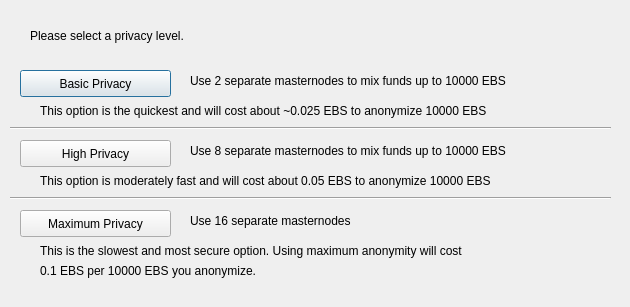
<?xml version="1.0" encoding="UTF-8"?>
<ui version="4.0">
 <class>ObfuscationConfig</class>
 <widget class="QDialog" name="ObfuscationConfig">
  <property name="geometry">
   <rect>
    <x>0</x>
    <y>0</y>
    <width>630</width>
    <height>307</height>
   </rect>
  </property>
  <property name="windowTitle">
   <string>Configure Obfuscation</string>
  </property>
  <widget class="QPushButton" name="buttonBasic">
   <property name="geometry">
    <rect>
     <x>20</x>
     <y>70</y>
     <width>151</width>
     <height>27</height>
    </rect>
   </property>
   <property name="text">
    <string>Basic Privacy</string>
   </property>
  </widget>
  <widget class="QPushButton" name="buttonHigh">
   <property name="geometry">
    <rect>
     <x>20</x>
     <y>140</y>
     <width>151</width>
     <height>27</height>
    </rect>
   </property>
   <property name="text">
    <string>High Privacy</string>
   </property>
  </widget>
  <widget class="QPushButton" name="buttonMax">
   <property name="geometry">
    <rect>
     <x>20</x>
     <y>210</y>
     <width>151</width>
     <height>27</height>
    </rect>
   </property>
   <property name="text">
    <string>Maximum Privacy</string>
   </property>
  </widget>
  <widget class="QLabel" name="label">
   <property name="geometry">
    <rect>
     <x>30</x>
     <y>20</y>
     <width>571</width>
     <height>31</height>
    </rect>
   </property>
   <property name="text">
    <string>Please select a privacy level.</string>
   </property>
  </widget>
  <widget class="QLabel" name="label_2">
   <property name="geometry">
    <rect>
     <x>190</x>
     <y>70</y>
     <width>421</width>
     <height>21</height>
    </rect>
   </property>
   <property name="text">
    <string>Use 2 separate masternodes to mix funds up to 10000 EBS</string>
   </property>
  </widget>
  <widget class="QLabel" name="label_3">
   <property name="geometry">
    <rect>
     <x>190</x>
     <y>140</y>
     <width>411</width>
     <height>21</height>
    </rect>
   </property>
   <property name="text">
    <string>Use 8 separate masternodes to mix funds up to 10000 EBS</string>
   </property>
  </widget>
  <widget class="QLabel" name="label_4">
   <property name="geometry">
    <rect>
     <x>190</x>
     <y>210</y>
     <width>421</width>
     <height>21</height>
    </rect>
   </property>
   <property name="text">
    <string>Use 16 separate masternodes</string>
   </property>
  </widget>
  <widget class="QLabel" name="label_6">
   <property name="geometry">
    <rect>
     <x>40</x>
     <y>100</y>
     <width>561</width>
     <height>21</height>
    </rect>
   </property>
   <property name="text">
    <string>This option is the quickest and will cost about ~0.025 EBS to anonymize 10000 EBS</string>
   </property>
  </widget>
  <widget class="QLabel" name="label_7">
   <property name="geometry">
    <rect>
     <x>40</x>
     <y>170</y>
     <width>561</width>
     <height>21</height>
    </rect>
   </property>
   <property name="text">
    <string>This option is moderately fast and will cost about 0.05 EBS to anonymize 10000 EBS</string>
   </property>
  </widget>
  <widget class="QLabel" name="label_8">
   <property name="geometry">
    <rect>
     <x>40</x>
     <y>240</y>
     <width>561</width>
     <height>21</height>
    </rect>
   </property>
   <property name="text">
    <string>This is the slowest and most secure option. Using maximum anonymity will cost</string>
   </property>
  </widget>
  <widget class="QLabel" name="label_9">
   <property name="geometry">
    <rect>
     <x>40</x>
     <y>260</y>
     <width>561</width>
     <height>21</height>
    </rect>
   </property>
   <property name="text">
    <string>0.1 EBS per 10000 EBS you anonymize.</string>
   </property>
  </widget>
  <widget class="Line" name="line">
   <property name="geometry">
    <rect>
     <x>10</x>
     <y>120</y>
     <width>601</width>
     <height>16</height>
    </rect>
   </property>
   <property name="orientation">
    <enum>Qt::Horizontal</enum>
   </property>
  </widget>
  <widget class="Line" name="line_2">
   <property name="geometry">
    <rect>
     <x>10</x>
     <y>190</y>
     <width>601</width>
     <height>16</height>
    </rect>
   </property>
   <property name="orientation">
    <enum>Qt::Horizontal</enum>
   </property>
  </widget>
 </widget>
 <resources/>
 <connections/>
</ui>
